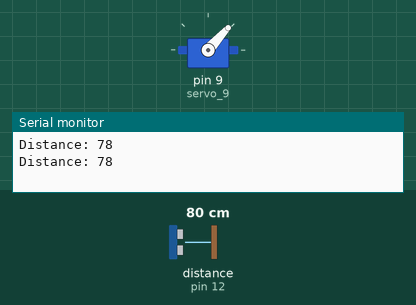
The sketch below on a simulated Arduino Uno, built with avr-gcc and run on an emulated ATmega328P. Shown: servo, the last lines printed to the serial monitor. Wiring (inferred from the names in the program): ultrasonic range finder: trigger pin 11; echo pin 12. Inputs (shaded band) come from the test bench; at power-on: distance to the obstacle (sensor on pin 12) 80 cm. The echo pulse lasts 58.3 µs per cm.

Above: at 6.2 s.
6.3 s: distance to the obstacle (sensor on pin 12) set to 97 cm
At 6.52 s:
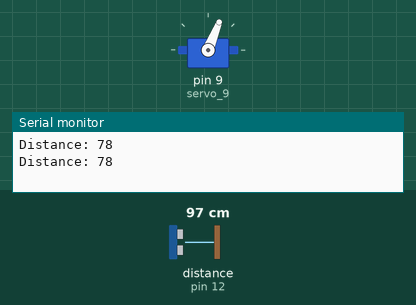
12.8 s: distance to the obstacle (sensor on pin 12) set to 106 cm
At 13.19 s:
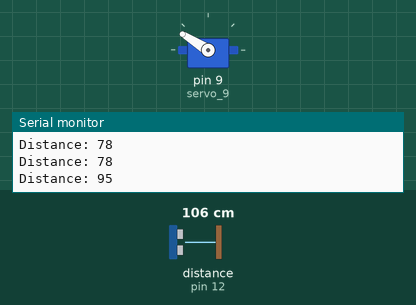
At 17.7 s:
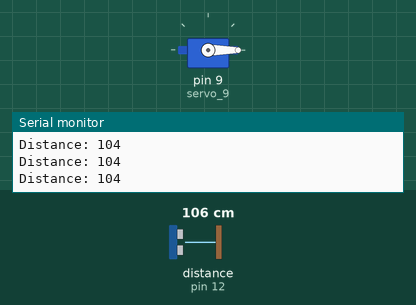
Timing chart, 0 to 19.2 s (numbered marks = the images above; inputs shaded):
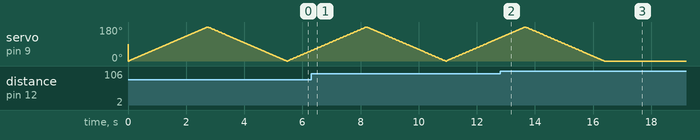

The sketch:

Task1.1.ino
```cpp
#include <Servo.h>

int pos = 0;

const int trigPin = 11;
const int echoPin = 12;

Servo servo_9;

long duration;
int distance;

void setup()
{
  servo_9.attach(9, 500, 2500);
  pinMode(trigPin, OUTPUT);
  pinMode(echoPin, INPUT);
  digitalWrite(trigPin, LOW);
  Serial.begin(9600);
}

void loop()
{

  digitalWrite(trigPin, HIGH);
  delayMicroseconds(10);
  digitalWrite(trigPin, LOW);
  // Reads the echoPin, returns the sound wave travel time in microseconds
  duration = pulseIn(echoPin, HIGH);
  // Calculating the distance
  distance = duration * 0.034 / 2;
  // Prints the distance on the Serial Monitor
  Serial.print("Distance: ");
  Serial.println(distance);

  if(distance < 100)
  {
    for (pos = 0; pos <= 180; pos += 1) {
    	// tell servo to go to position in variable 'pos'
    	servo_9.write(pos);
    	// wait 15 ms for servo to reach the position
    	delay(15); // Wait for 15 millisecond(s)
 	}
  	for (pos = 180; pos >= 0; pos -= 1) {
    	// tell servo to go to position in variable 'pos'
    	servo_9.write(pos);
    	// wait 15 ms for servo to reach the position
    	delay(15); // Wait for 15 millisecond(s)
 	}
  }
  if(distance > 100)
  {
    servo_9.write(0);
  }
}
```

Measured:
- the behaviour switches between 101 and 102 cm on distance to the obstacle (sensor on pin 12) (found by bisection; images 1 and 2)
- after the input at 12.8 s, servo on pin 9 (servo_9): goes on until 16.4 s, then stays 0°
